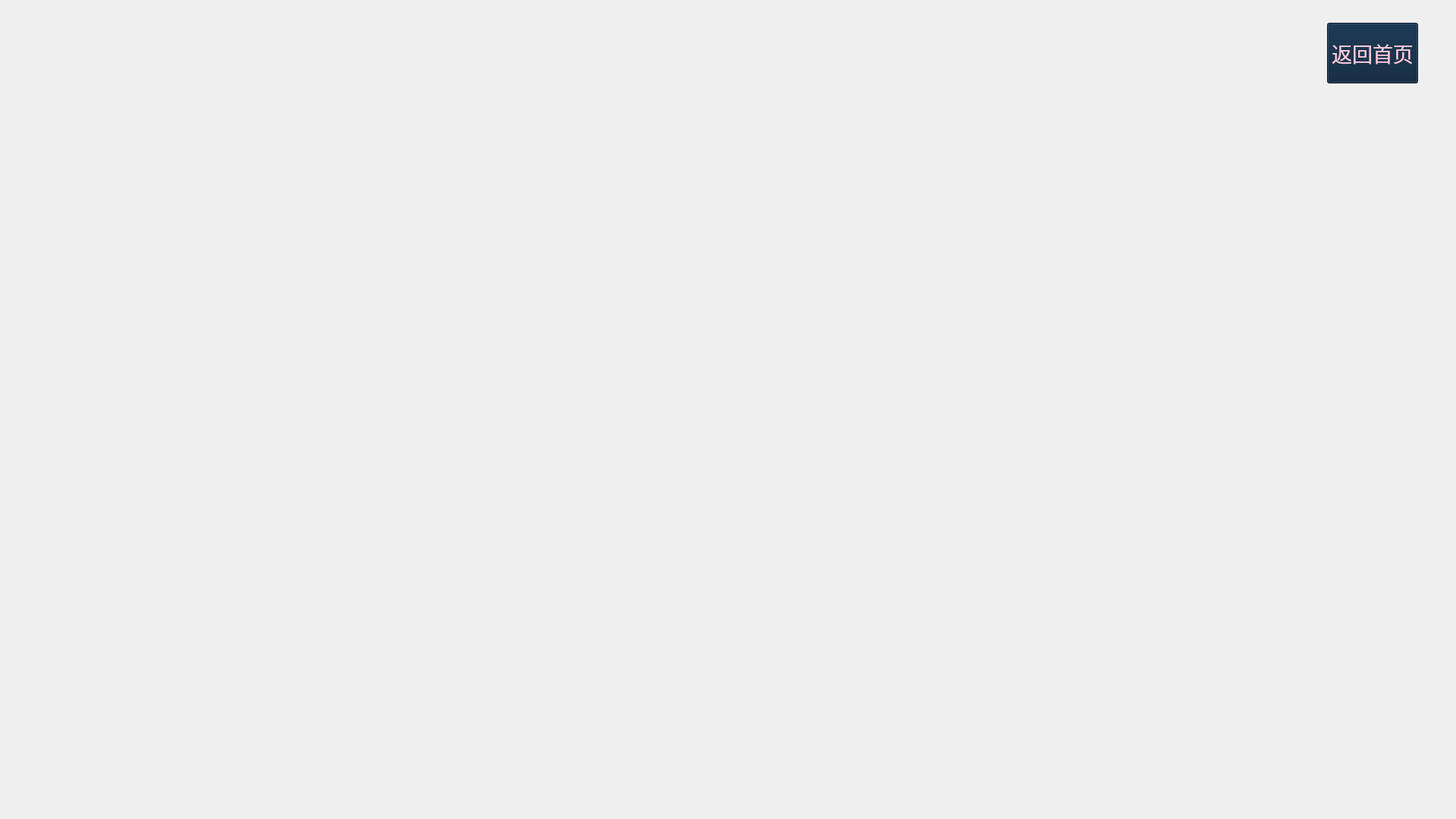
<?xml version="1.0" encoding="UTF-8"?>
<ui version="4.0">
 <class>TabelP</class>
 <widget class="QWidget" name="TabelP">
  <property name="geometry">
   <rect>
    <x>0</x>
    <y>0</y>
    <width>1920</width>
    <height>1080</height>
   </rect>
  </property>
  <property name="windowTitle">
   <string>Form</string>
  </property>
  <widget class="QLabel" name="imageL">
   <property name="geometry">
    <rect>
     <x>0</x>
     <y>0</y>
     <width>1920</width>
     <height>1080</height>
    </rect>
   </property>
   <property name="text">
    <string/>
   </property>
   <property name="pixmap">
    <pixmap>Image/patten2.png</pixmap>
   </property>
   <property name="scaledContents">
    <bool>true</bool>
   </property>
  </widget>
  <widget class="QPushButton" name="jumpToChooseP">
   <property name="geometry">
    <rect>
     <x>1750</x>
     <y>30</y>
     <width>120</width>
     <height>80</height>
    </rect>
   </property>
   <property name="font">
    <font>
     <family>Adobe Arabic</family>
     <pointsize>20</pointsize>
    </font>
   </property>
   <property name="styleSheet">
    <string notr="true">color: rgb(252, 204, 220);
background-color: rgb(7, 33, 58);</string>
   </property>
   <property name="text">
    <string>返回首页</string>
   </property>
  </widget>
 </widget>
 <resources/>
 <connections/>
</ui>
